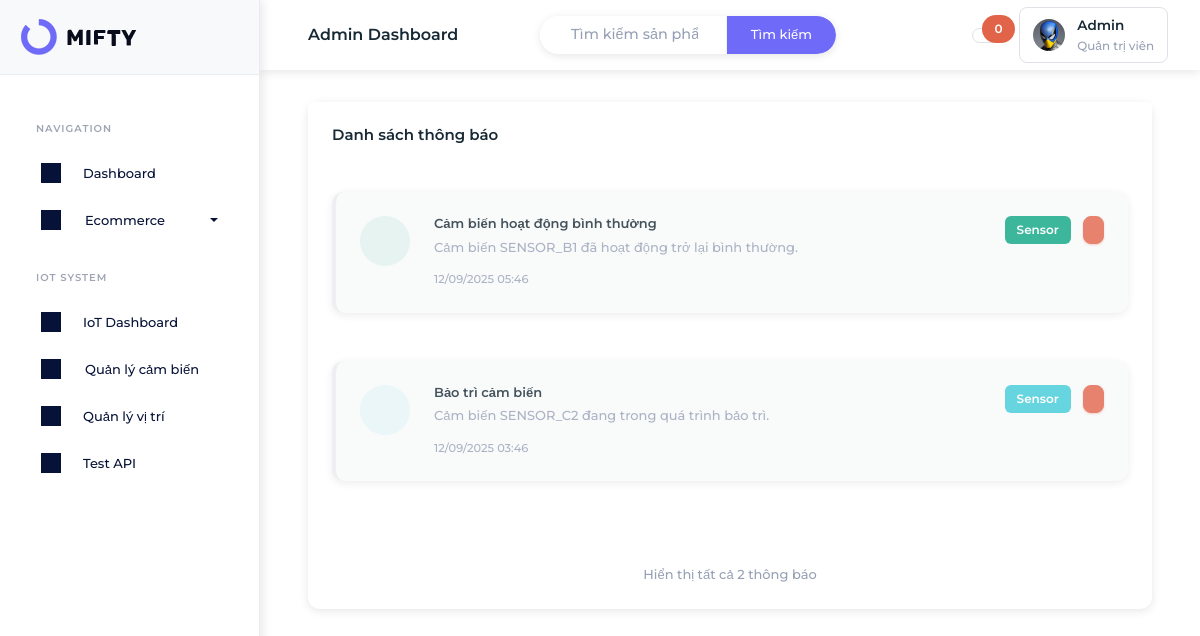
The app's page /admin/notifications/index.php?type=sensor with its own data.
### tables this page shows
CREATE TABLE IF NOT EXISTS notifications (
    id INT AUTO_INCREMENT PRIMARY KEY,
    title VARCHAR(255) NOT NULL,
    message TEXT NOT NULL,
    type ENUM('product', 'sensor', 'system', 'alert') DEFAULT 'system',
    icon VARCHAR(100) DEFAULT 'iconoir-bell',
    icon_color VARCHAR(50) DEFAULT 'primary',
    is_read BOOLEAN DEFAULT FALSE,
    related_id INT DEFAULT NULL COMMENT 'ID của sản phẩm, cảm biến hoặc entity liên quan',
    related_type VARCHAR(50) DEFAULT NULL COMMENT 'Loại entity liên quan: product, sensor, category',
    created_at TIMESTAMP DEFAULT CURRENT_TIMESTAMP,
    updated_at TIMESTAMP DEFAULT CURRENT_TIMESTAMP ON UPDATE CURRENT_TIMESTAMP
);

### admin/notifications/index.php (the view, shortened to what this page needs)
<?php
try {
    $database = new Database();
    $pdo = $database->getConnection();
    $page = isset($_GET['page']) ? (int)$_GET['page'] : 1;
    $limit = 6;
    $offset = ($page - 1) * $limit;
    $type_filter = isset($_GET['type']) ? $_GET['type'] : '';
    $status_filter = isset($_GET['status']) ? $_GET['status'] : '';
    $where_conditions = [];
    $params = [];
    if (!empty($type_filter)) {
        $where_conditions[] = "type = ?";
        $params[] = $type_filter;
    }
    $where_clause = !empty($where_conditions) ? "WHERE " . implode(" AND ", $where_conditions) : "";
    $count_sql = "SELECT COUNT(*) as total FROM notifications $where_clause";
    $count_stmt = $pdo->prepare($count_sql);
    $count_stmt->execute($params);
    $total_notifications = $count_stmt->fetch()['total'];
    $total_pages = ceil($total_notifications / $limit);
    $sql = "SELECT * FROM notifications $where_clause ORDER BY created_at DESC LIMIT " . (int)$limit . " OFFSET " . (int)$offset;
    $stmt = $pdo->prepare($sql);
    $stmt->execute($params);
    $notifications = $stmt->fetchAll(PDO::FETCH_ASSOC);
} catch(Exception $e) {
    $error = "Lỗi kết nối database: " . $e->getMessage();
    $notifications = [];
    $stats = ['total' => 0, 'unread' => 0, 'product' => 0, 'sensor' => 0, 'system' => 0, 'alert' => 0];
}
?>
<!DOCTYPE html>
<html lang="vi" dir="ltr" data-startbar="light" data-bs-theme="light">
<head>
    <link href="../../assets/css/bootstrap.min.css" rel="stylesheet" type="text/css" />
    <link href="../../assets/css/icons.min.css" rel="stylesheet" type="text/css" />
    <link href="../../assets/css/app.min.css" rel="stylesheet" type="text/css" />
    <link href="../../assets/css/font-consistency.css" rel="stylesheet" type="text/css" />
    <link href="../partials/layout.css" rel="stylesheet" type="text/css" />
</head>
<body>
    <?php include '../partials/sidebar.php'; ?>
    <div class="content-page">
        <div class="content">
            <?php include '../partials/header.php'; ?>
            <div class="container-fluid">
                <div class="row">
                    <div class="col-12">
                        <div class="card">
                            <div class="card-header">
                                <h5 class="card-title mb-0">Danh sách thông báo</h5>
                            </div>
                            <div class="card-body">
                                <?php if (!empty($notifications)): ?>
                                    <div class="row" id="notifications-list">
                                        <?php foreach ($notifications as $notification): ?>
                                            <div class="col-12 mb-3">
                                                <div class="card notification-card <?php echo $notification['is_read'] ? 'read' : 'unread'; ?>"
                                                     data-id="<?php echo $notification['id']; ?>">
                                                    <div class="card-body">
                                                        <div class="d-flex">
                                                            <div class="flex-shrink-0">
                                                                <div class="notification-icon bg-<?php echo $notification['icon_color']; ?>-subtle text-<?php echo $notification['icon_color']; ?>">
                                                                </div>
                                                            </div>
                                                            <div class="flex-grow-1 ms-3">
                                                                <div class="d-flex justify-content-between align-items-start">
                                                                    <div>
                                                                        <h6 class="mb-1 fw-semibold"><?php echo htmlspecialchars($notification['title']); ?></h6>
                                                                        <p class="text-muted mb-2"><?php echo htmlspecialchars($notification['message']); ?></p>
                                                                        <small class="text-muted">
                                                                            <?php echo date('d/m/Y H:i', strtotime($notification['created_at'])); ?>
                                                                        </small>
                                                                    </div>
                                                                    <div class="d-flex gap-2">
                                                                        <span class="badge bg-<?php echo $notification['icon_color']; ?>">
                                                                            <?php echo ucfirst($notification['type']); ?>
                                                                        </span>
                                                                        <button class="btn btn-sm btn-danger" onclick="deleteNotification(<?php echo $notification['id']; ?>)">
                                                                        </button>
                                                                    </div>
                                                                </div>
                                                            </div>
                                                        </div>
                                                    </div>
                                                </div>
                                            </div>
                                        <?php endforeach; ?>
                                    </div>
                                    <?php if ($total_pages > 1): ?>
                                        <div class="d-flex justify-content-between align-items-center mt-4">
                                            <div class="pagination-info">
                                                Hiển thị <?php echo $offset + 1; ?>-<?php echo min($offset + $limit, $total_notifications); ?>
                                                trong tổng số <?php echo $total_notifications; ?> thông báo
                                            </div>
                                            <nav aria-label="Phân trang thông báo">
                                                <ul class="pagination mb-0">
                                                    <?php if ($page > 1): ?>
                                                        <li class="page-item">
                                                            <a class="page-link" href="?page=<?php echo $page - 1; ?>&type=<?php echo $type_filter; ?>&status=<?php echo $status_filter; ?>" title="Trang trước">
                                                                <i class="iconoir-arrow-left"></i>
                                                            </a>
                                                        </li>
                                                    <?php endif; ?>
                                                    <?php
                                                    $start_page = max(1, $page - 2);
                                                    $end_page = min($total_pages, $page + 2);
                                                    if ($start_page > 1): ?>
                                                        <li class="page-item disabled">
                                                            <span class="page-link">...</span>
                                                        </li>
                                                    <?php endif; ?>
                                                    <?php for ($i = $start_page; $i <= $end_page; $i++): ?>
                                                        <li class="page-item <?php echo $i === $page ? 'active' : ''; ?>">
                                                            <a class="page-link" href="?page=<?php echo $i; ?>&type=<?php echo $type_filter; ?>&status=<?php echo $status_filter; ?>"><?php echo $i; ?></a>
                                                        </li>
                                                    <?php endfor; ?>
                                                    <?php if ($end_page < $total_pages): ?>
                                                        <li class="page-item disabled">
                                                            <span class="page-link">...</span>
                                                        </li>
                                                    <?php endif; ?>
                                                    <?php if ($page < $total_pages): ?>
                                                        <li class="page-item">
                                                            <a class="page-link" href="?page=<?php echo $page + 1; ?>&type=<?php echo $type_filter; ?>&status=<?php echo $status_filter; ?>" title="Trang sau">
                                                                <i class="iconoir-arrow-right"></i>
                                                            </a>
                                                        </li>
                                                    <?php endif; ?>
                                                </ul>
                                            </nav>
                                        </div>
                                    <?php else: ?>
                                        <div class="text-center text-muted mt-4">
                                            Hiển thị tất cả <?php echo $total_notifications; ?> thông báo
                                        </div>
                                    <?php endif; ?>
                                <?php endif; ?>
                            </div>
                        </div>
                    </div>
                </div>
            </div>
        </div>
    </div>
</body>
</html>

### admin/partials/layout.css (style rules this page uses)
.content-page { margin-top: 70px; margin-left: 260px; transition: margin-left 0.3s ease; min-height: calc(100vh - 70px); padding: 2rem; }
.container-fluid { padding: 0 1rem; }
.card { border: none; box-shadow: 0 2px 10px rgba(0,0,0,0.1); border-radius: 12px; transition: all 0.3s ease; }
.card-body { padding: 1.5rem; }
.btn { border-radius: 8px; font-weight: 500; transition: all 0.3s ease; }
.badge { font-size: 0.75rem; padding: 0.5rem 0.75rem; border-radius: 6px; }

### admin/notifications/index.php (style rules this page uses)
.notification-card { transition: all 0.3s ease; border-left: 4px solid transparent; }
.notification-card.read { border-left-color: #e9ecef; background-color: #f8f9fa; opacity: 0.8; }
.notification-icon { width: 50px; height: 50px; border-radius: 50%; display: flex; align-items: center; justify-content: center; font-size: 1.2rem; }

### records on screen
notifications: title "Cảm biến hoạt động bình thường", message "Cảm biến SENSOR_B1 đã hoạt động trở lại bình thường.", created_at "12/09/2025 05:46", type "Sensor"
notifications: title "Bảo trì cảm biến", message "Cảm biến SENSOR_C2 đang trong quá trình bảo trì.", created_at "12/09/2025 03:46", type "Sensor"

### other values on screen
$total_notifications "2"
